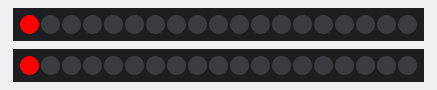
The sketch below on a simulated ATtiny85, built with avr-gcc and run on an emulated ATtiny85. Parts: 2 × 19 RGB LEDs in strip order, left to right.

Above: at 0.16 s.
At 2.63 s:
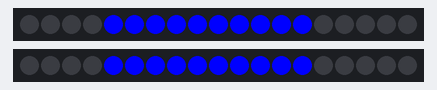
At 4.79 s:
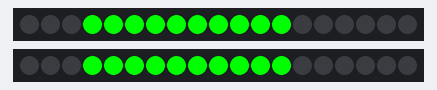
At 6.34 s:
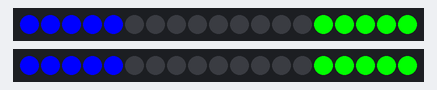
At 9.43 s:
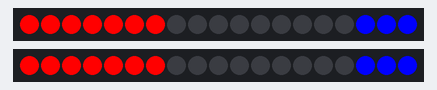
At 12.52 s:
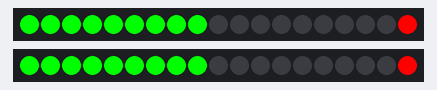

Measured:
- by itself, everything shown: repeats every 11.7 s, in 38 steps

The sketch:

strandtest_MELTYPOTATO.ino
```cpp
// Simple strand test for Adafruit Dot Star RGB LED strip.
// This is a basic diagnostic tool, NOT a graphics demo...helps confirm
// correct wiring and tests each pixel's ability to display red, green
// and blue and to forward data down the line.  By limiting the number
// and color of LEDs, it's reasonably safe to power a couple meters off
// the Arduino's 5V pin.  DON'T try that with other code!

#include <Adafruit_DotStar.h>
// Because conditional #includes don't work w/Arduino sketches...
#include <SPI.h>         // COMMENT OUT THIS LINE FOR GEMMA OR TRINKET
//#include <avr/power.h> // ENABLE THIS LINE FOR GEMMA OR TRINKET

#define NUMPIXELS 19 // Number of LEDs in strip

// Here's how to control the LEDs from any two pins:
#define DATAPIN    4//17//5//17
#define CLOCKPIN   5//16//4//16
#define DATAPIN1  17
#define CLOCKPIN1 16
Adafruit_DotStar strip = Adafruit_DotStar(
  NUMPIXELS, DATAPIN, CLOCKPIN, DOTSTAR_BRG);
Adafruit_DotStar  strip2=Adafruit_DotStar(
  NUMPIXELS, DATAPIN1, CLOCKPIN1, DOTSTAR_BRG);
// The last parameter is optional -- this is the color data order of the
// DotStar strip, which has changed over time in different production runs.
// Your code just uses R,G,B colors, the library then reassigns as needed.
// Default is DOTSTAR_BRG, so change this if you have an earlier strip.

// Hardware SPI is a little faster, but must be wired to specific pins
// (Arduino Uno = pin 11 for data, 13 for clock, other boards are different).
//Adafruit_DotStar strip = Adafruit_DotStar(NUMPIXELS, DOTSTAR_BRG);

void setup() {

#if defined(__AVR_ATtiny85__) && (F_CPU == 16000000L)
  clock_prescale_set(clock_div_1); // Enable 16 MHz on Trinket
#endif

  strip.begin(); // Initialize pins for output
  strip2.begin();
  strip2.show();
  strip.show();  // Turn all LEDs off ASAP
}

// Runs 10 LEDs at a time along strip, cycling through red, green and blue.
// This requires about 200 mA for all the 'on' pixels + 1 mA per 'off' pixel.

int      head  = 0, tail = -10; // Index of first 'on' and 'off' pixels
uint32_t color = 0xFF0000;      // 'On' color (starts red)

void loop() {

  strip.setPixelColor(head, color); // 'On' pixel at head
  strip.setPixelColor(tail, 0);     // 'Off' pixel at tail
  strip.show();                     // Refresh strip
  strip2.setPixelColor(head, color); // 'On' pixel at head
  strip2.setPixelColor(tail, 0);     // 'Off' pixel at tail
  strip2.show();                     // Refresh strip

  delay(20);                        // Pause 20 milliseconds (~50 FPS)

  if(++head >= NUMPIXELS) {         // Increment head index.  Off end of strip?
    head = 0;                       //  Yes, reset head index to start
    if((color >>= 8) == 0)          //  Next color (R->G->B) ... past blue now?
      color = 0xFF0000;             //   Yes, reset to red
  }
  if(++tail >= NUMPIXELS) tail = 0; // Increment, reset tail index
}
```
